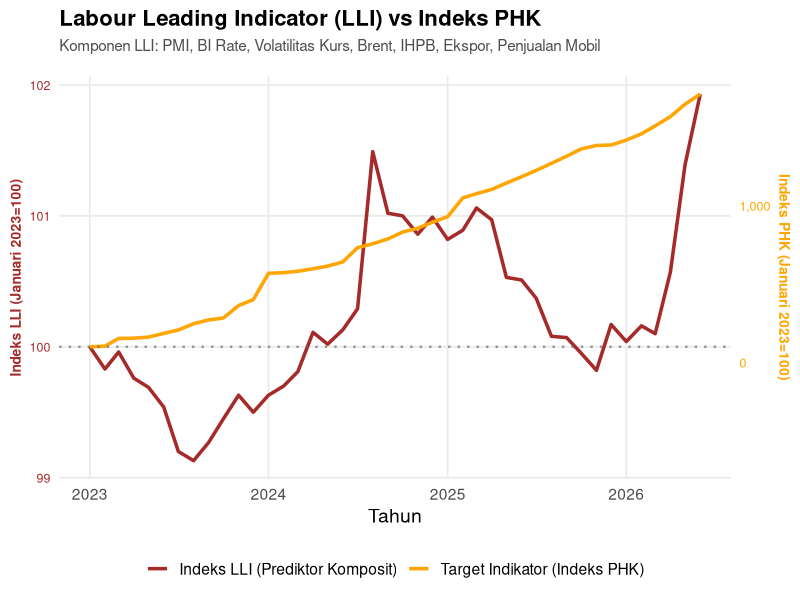
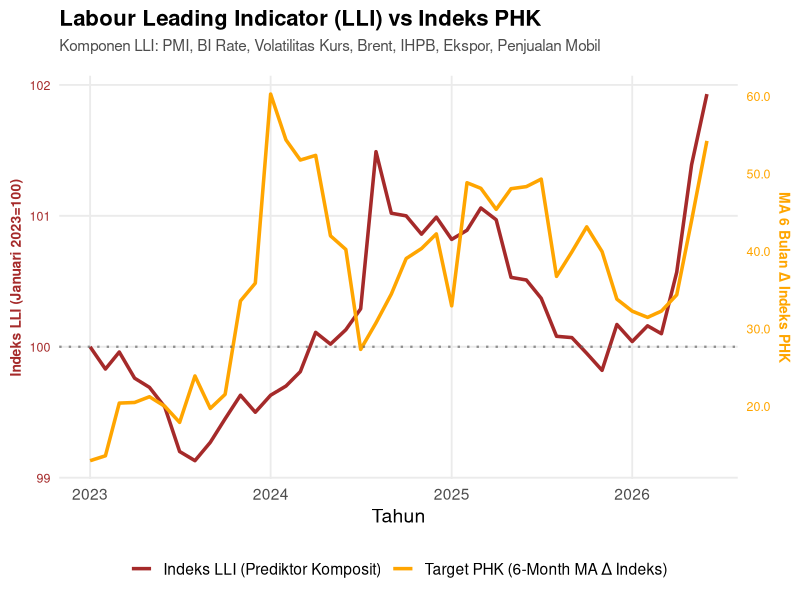

These charts were generated, in order, by the following R code:
# ==============================================================================
# PROVINCIAL & NATIONAL LABOUR LEADING ECONOMIC INDICATOR (LEI / LLI)
# Target Variable: Continuous Accumulation Index (Base: Januari 2023 = 100)
# Included Predictors: PMI, BI_Rate, Volatilitas_Kurs, Brent, IHPB, Ekspor, Penjualan_Mobil
# ==============================================================================

# ------------------------------
# 0) Libraries
# ------------------------------
library(readxl)
library(dplyr)
library(tidyr)
library(zoo)
library(lubridate)
library(ggplot2)
library(openxlsx)

# ------------------------------
# 1) Load Data & Align Columns
# ------------------------------
df_tahun <- read_excel("data_layoff.xlsx", sheet = "Tahunan")
df_bulan <- read_excel("data_layoff.xlsx", sheet = "Bulanan")

colnames(df_tahun) <- c(
  "Provinsi", "Tahun", "PHK_T", "Jml_Bekerja", "UMP", "Growth_UMP", 
  "Upah_Buruh", "Jml_TK_Industri", "PDRB_Riil", "FDI", "IHP", "IHK", 
  "Ekspor", "Impor", "NPL", "BI_Rate", "Kurs", "IKK"
)
base_pekerja <- df_tahun %>% select(Provinsi, Tahun, Jml_Bekerja)

# Penyesuaian nama kolom Sheet 'Bulanan'
colnames(df_bulan) <- c(
  "Provinsi", "Tahun", "Bulan", "PHK", "PMI", "IHK", 
  "Ekspor", "Impor", "NPL", "BI_Rate", "Kurs", "Brent", "IHPB", "Kurs_Vol", "Sales_Mobil"
)

# Penggabungan & Forward-Fill Jumlah Pekerja
df_gabungan <- df_bulan %>%
  left_join(base_pekerja, by = c("Provinsi", "Tahun")) %>%
  arrange(Provinsi, Tahun, Bulan) %>%
  group_by(Provinsi) %>%
  tidyr::fill(Jml_Bekerja, .direction = "down") %>%
  ungroup() %>%
  mutate(
    across(c(PHK, PMI, IHK, Ekspor, Impor, BI_Rate, Brent, IHPB, Kurs_Vol, Sales_Mobil), ~ as.numeric(as.character(.))),
    date = as.Date(paste(Tahun, Bulan, "01", sep = "-"))
  )

base_date <- as.Date("2023-01-01")

# ------------------------------
# 2) TCB & Standardization Helpers
# ------------------------------
fill_missing_locf <- function(x) {
  if (all(is.na(x))) return(x)
  na.locf(na.locf(x, na.rm = FALSE), fromLast = TRUE)
}

# Symmetric growth rate (untuk data tipe rasio/flow)
sym_g <- function(x) {
  denom <- x + dplyr::lag(x)
  ifelse(denom == 0 | is.na(denom), 0, 200 * (x - dplyr::lag(x)) / denom)
}

# First difference (untuk data tipe level/persentase suku bunga)
diff_g <- function(x) {
  res <- x - dplyr::lag(x)
  ifelse(is.na(res), 0, res)
}

# Agregasi Komposit weighted by std deviation (Metode The Conference Board)
composite_from_changes <- function(df_change_mat) {
  sds <- apply(df_change_mat, 2, sd, na.rm = TRUE)
  sds <- ifelse(sds == 0 | is.na(sds), 0.001, sds)
  
  # Bobot invers std deviasi agar variabel volatil tidak mendominasi
  w <- (1 / sds) / sum(1 / sds, na.rm = TRUE)
  
  mat <- as.matrix(df_change_mat)
  mat[is.na(mat)] <- 0
  
  as.numeric(mat %*% w)
}

accumulate_index_based <- function(g, dates, base_target_date) {
  g[is.na(g)] <- 0
  raw_idx <- cumprod(1 + (g / 100))
  
  pos_base <- which(dates == base_target_date)
  if (length(pos_base) == 0) {
    base_val <- raw_idx[1]
  } else {
    base_val <- raw_idx[pos_base[1]]
  }
  
  final_idx <- (raw_idx / base_val) * 100
  as.numeric(final_idx)
}

# ------------------------------
# 3) Process Loop Per Provinsi
# ------------------------------
daftar_provinsi <- unique(df_gabungan$Provinsi)
tabel_lei_provinsi <- data.frame()

for (prov in daftar_provinsi) {
  
  sub_prov <- df_gabungan %>% 
    filter(Provinsi == prov) %>%
    arrange(date) %>%
    mutate(across(c(PHK, PMI, BI_Rate, Kurs_Vol, Brent, IHPB, Ekspor, Sales_Mobil), fill_missing_locf))
  
  if (nrow(sub_prov) > 12) { # Membutuhkan > 12 observasi karena transformasi YoY
    
    # --- A. Hitung Target Continuous Accumulation Index (Indeks PHK) ---
    sub_prov <- sub_prov %>%
      mutate(
        PHK_prev = dplyr::lag(PHK),
        PHK_murni = ifelse(Bulan == 1 | is.na(PHK_prev), PHK, PHK - PHK_prev),
        PHK_murni = ifelse(PHK_murni < 0, 0, PHK_murni),
        PHK_continuous_accum = cumsum(PHK_murni),
        target_accum_rate = ifelse(is.na(Jml_Bekerja) | Jml_Bekerja == 0, 0, PHK_continuous_accum / Jml_Bekerja)
      )
    
    base_row <- sub_prov %>% filter(date == base_date)
    val_base_target <- if(nrow(base_row) > 0 && !is.na(base_row$target_accum_rate[1]) && base_row$target_accum_rate[1] > 0) {
      base_row$target_accum_rate[1]
    } else {
      pos_val <- sub_prov$target_accum_rate[sub_prov$target_accum_rate > 0]
      if(length(pos_val) > 0) pos_val[1] else 0.00001
    }
    
    target_idx <- (sub_prov$target_accum_rate / val_base_target) * 100
    
    # --- B. Transformasi Spesifik 7 Indikator Makro Terpilih ---
    sub_prov_transformed <- sub_prov %>%
      mutate(
        # 1. Level & Index Series
        c_PMI              = diff_g(PMI),
        c_BI_Rate          = diff_g(BI_Rate),
        c_Volatilitas_Kurs = diff_g(Kurs_Vol),
        c_IHPB             = diff_g((IHPB / first(IHPB)) * 100),
        
        # 2. Growth & Log-Diff Series
        c_Brent            = sym_g(c(rep(NA, 12), diff(log(Brent), lag = 12))),
        c_Ekspor           = sym_g(c(NA, diff(log(ifelse(Ekspor <= 0, 1, Ekspor))))),
        c_Penjualan_Mobil  = sym_g(c(rep(NA, 12), diff(log(ifelse(Sales_Mobil <= 0, 1, Sales_Mobil)), lag = 12)))
      )
    
    # --- C. Standardisasi Arah Dampak ke Risiko PHK (Inversion) ---
    # Pro-siklikal (PMI, Ekspor, Sales Mobil): Kenaikan -> PHK Turun (Invert sign: x -1)
    # Counter-siklikal (BI Rate, Volatilitas Kurs, Brent, IHPB): Kenaikan -> PHK Naik (Keep sign)
    
    mat_prediktor <- sub_prov_transformed %>% 
      mutate(
        c_PMI             = -1 * c_PMI,
        c_Ekspor          = -1 * c_Ekspor,
        c_Penjualan_Mobil = -1 * c_Penjualan_Mobil
      ) %>%
      select(c_PMI, c_BI_Rate, c_Volatilitas_Kurs, c_Brent, c_IHPB, c_Ekspor, c_Penjualan_Mobil)
    
    # Matriks perubahan komposit
    lei_change_raw <- composite_from_changes(mat_prediktor)
    
    # Akumulasi ke bentuk Indeks (Jan 2023 = 100)
    lei_idx <- accumulate_index_based(lei_change_raw, sub_prov_transformed$date, base_date)
    
    hasil_prov <- data.frame(
      date                 = sub_prov$date,
      Tahun                = sub_prov$Tahun,
      Bulan                = sub_prov$Bulan,
      Provinsi             = prov,
      Jumlah_Bekerja       = sub_prov$Jml_Bekerja,
      Indeks_Target_PHK    = round(target_idx, 2),
      Indeks_LEI_Labour    = round(lei_idx, 2)
    )
    
    tabel_lei_provinsi <- rbind(tabel_lei_provinsi, hasil_prov)
  }
}

# ------------------------------
# 4) Agregasi ke Level Nasional & Perhitungan MA 6-Bulan
# ------------------------------
tabel_lei_nasional <- tabel_lei_provinsi %>%
  group_by(date, Tahun, Bulan) %>%
  summarise(
    Total_Bekerja_Nasional = sum(Jumlah_Bekerja, na.rm = TRUE),
    Indeks_Target_PHK      = round(sum(Indeks_Target_PHK * Jumlah_Bekerja, na.rm = TRUE) / sum(Jumlah_Bekerja, na.rm = TRUE), 2),
    Indeks_LEI_Labour      = round(sum(Indeks_LEI_Labour * Jumlah_Bekerja, na.rm = TRUE) / sum(Jumlah_Bekerja, na.rm = TRUE), 2),
    .groups = 'drop'
  ) %>%
  arrange(date) %>%
  mutate(
    Provinsi = "NASIONAL",
    
    # Perubahan bulanan (Month-on-Month Change) dari Indeks Target PHK
    delta_indeks_phk = Indeks_Target_PHK - dplyr::lag(Indeks_Target_PHK, default = first(Indeks_Target_PHK)),
    delta_indeks_phk = ifelse(delta_indeks_phk < 0, 0, delta_indeks_phk),
    
    # 6-Month Moving Average dari Δ Indeks PHK
    phk_ma6 = round(zoo::rollmean(delta_indeks_phk, k = 6, fill = NA, align = "right"), 2)
  )

# ------------------------------
# 5) Plot s.d. Juni 2026
# ------------------------------
plot_data_nasional <- tabel_lei_nasional %>%
  filter(date >= as.Date("2023-01-01") & date <= as.Date("2026-06-01"))

max_lei     <- max(plot_data_nasional$Indeks_LEI_Labour, na.rm = TRUE)
max_target  <- max(plot_data_nasional$Indeks_Target_PHK, na.rm = TRUE)

base_lei    <- 100
base_target <- 100

scaling_factor <- ifelse((max_target - base_target) == 0, 1, (max_lei - base_lei) / (max_target - base_target))

ggplot(plot_data_nasional, aes(x = date)) +
  geom_line(aes(y = Indeks_LEI_Labour, color = "Indeks LLI (Prediktor Komposit)"), size = 1.2, linetype = "solid") +
  geom_line(aes(y = base_lei + (Indeks_Target_PHK - base_target) * scaling_factor, 
                color = "Target Indikator (Indeks PHK)"), size = 1.2, linetype = "solid") +
  geom_hline(yintercept = 100, linetype = "dotted", color = "gray40", alpha = 0.7, size = 0.8) +
  scale_y_continuous(
    name = "Indeks LLI (Januari 2023=100)",
    sec.axis = sec_axis(~ base_target + (. - base_lei) / scaling_factor, 
                        name = "Indeks PHK (Januari 2023=100)",
                        labels = scales::comma)
  ) +
  scale_x_date(date_breaks = "1 year", date_labels = "%Y") + 
  scale_color_manual(values = c(
    "Target Indikator (Indeks PHK)" = "orange",        
    "Indeks LLI (Prediktor Komposit)" = "brown"
  )) +
  labs(
    title = "Labour Leading Indicator (LLI) vs Indeks PHK",
    subtitle = "Komponen LLI: PMI, BI Rate, Volatilitas Kurs, Brent, IHPB, Ekspor, Penjualan Mobil",
    x = "Tahun", 
    color = "Komponen Indikator"
  ) +
  theme_minimal(base_size = 14) +
  theme(
    plot.title = element_text(face = "bold", size = 16, margin = margin(b = 6)),
    plot.subtitle = element_text(size = 11, color = "gray30", margin = margin(b = 15)),
    legend.position = "bottom",
    legend.title = element_blank(),
    panel.grid.minor = element_blank(),
    axis.title.y.left = element_text(color = "brown", face = "bold", size = 10),
    axis.title.y.right = element_text(color = "orange", face = "bold", size = 10),
    axis.text.y.left = element_text(color = "brown", size = 9),
    axis.text.y.right = element_text(color = "orange", size = 9),
    axis.text.x = element_text(angle = 0, hjust = 0.5) 
  )

# ------------------------------
# 6) Plot MA 6-Bulan PHK  s.d. Juni 2026
# ------------------------------
plot_data_ma6 <- tabel_lei_nasional %>%
  filter(date >= as.Date("2023-01-01") & date <= as.Date("2026-06-01"))

max_lei_ma    <- max(plot_data_ma6$Indeks_LEI_Labour, na.rm = TRUE)
min_lei_ma    <- min(plot_data_ma6$Indeks_LEI_Labour, na.rm = TRUE)

max_target_ma <- max(plot_data_ma6$phk_ma6, na.rm = TRUE)
min_target_ma <- min(plot_data_ma6$phk_ma6, na.rm = TRUE)

scaling_factor_ma <- (max_lei_ma - min_lei_ma) / ifelse((max_target_ma - min_target_ma) == 0, 1, (max_target_ma - min_target_ma))

ggplot(plot_data_ma6, aes(x = date)) +
  geom_line(aes(y = Indeks_LEI_Labour, color = "Indeks LLI (Prediktor Komposit)"), size = 1.2, linetype = "solid") +
  geom_line(aes(y = min_lei_ma + (phk_ma6 - min_target_ma) * scaling_factor_ma, 
                color = "Target PHK (6-Month MA Δ Indeks)"), size = 1.2, linetype = "solid") +
  geom_hline(yintercept = 100, linetype = "dotted", color = "gray40", alpha = 0.7, size = 0.8) +
  scale_y_continuous(
    name = "Indeks LLI (Januari 2023=100)",
    sec.axis = sec_axis(~ min_target_ma + (. - min_lei_ma) / scaling_factor_ma, 
                        name = "MA 6 Bulan Δ Indeks PHK",
                        labels = scales::comma_format(accuracy = 0.1))
  ) +
  scale_x_date(date_breaks = "1 year", date_labels = "%Y") + 
  scale_color_manual(values = c(
    "Target PHK (6-Month MA Δ Indeks)" = "orange",        
    "Indeks LLI (Prediktor Komposit)" = "brown"
  )) +
  labs(
    title = "Labour Leading Indicator (LLI) vs Indeks PHK",
    subtitle = "Komponen LLI: PMI, BI Rate, Volatilitas Kurs, Brent, IHPB, Ekspor, Penjualan Mobil",
    x = "Tahun", 
    color = "Komponen Indikator"
  ) +
  theme_minimal(base_size = 14) +
  theme(
    plot.title = element_text(face = "bold", size = 16, margin = margin(b = 6)),
    plot.subtitle = element_text(size = 11, color = "gray30", margin = margin(b = 15)),
    legend.position = "bottom",
    legend.title = element_blank(),
    panel.grid.minor = element_blank(),
    axis.title.y.left = element_text(color = "brown", face = "bold", size = 10),
    axis.title.y.right = element_text(color = "orange", face = "bold", size = 10),
    axis.text.y.left = element_text(color = "brown", size = 9),
    axis.text.y.right = element_text(color = "orange", size = 9),
    axis.text.x = element_text(angle = 0, hjust = 0.5) 
  )

# ------------------------------
# 7) EKSPOR HASIL KE EXCEL (Dipangkas s.d. Juni 2026)
# ------------------------------
export_nasional <- tabel_lei_nasional %>%
  filter(date <= as.Date("2026-06-01")) %>%
  select(date, Tahun, Bulan, Total_Bekerja_Nasional, Indeks_Target_PHK, delta_indeks_phk, phk_ma6, Indeks_LEI_Labour, Provinsi)

export_provinsi <- tabel_lei_provinsi %>%
  filter(date <= as.Date("2026-06-01"))

wb <- createWorkbook()
addWorksheet(wb, "LEI Nasional")
addWorksheet(wb, "LEI Per Provinsi")

writeDataTable(wb, "LEI Nasional", export_nasional, tableStyle = "TableStyleMedium4")
writeDataTable(wb, "LEI Per Provinsi", export_provinsi, tableStyle = "TableStyleMedium2")

setColWidths(wb, "LEI Nasional", cols = 1:ncol(export_nasional), widths = "auto")
setColWidths(wb, "LEI Per Provinsi", cols = 1:ncol(export_provinsi), widths = "auto")

saveWorkbook(wb, "Komposit_LEI_Ketenagakerjaan.xlsx", overwrite = TRUE)

# ------------------------------
# 8) CHECK FOR CORRELATION & OPTIMAL LEAD-LAG (0 - 12 BULAN)
# ------------------------------

# 1. Set max Lag (Rentang Jan 2023 s.d. Juni 2026)
max_lag <- 12

df_corr_analysis <- tabel_lei_nasional %>%
  filter(date >= as.Date("2023-01-01") & date <= as.Date("2026-06-01")) %>%
  select(date, Indeks_LEI_Labour, Indeks_Target_PHK, phk_ma6)

corr_results <- data.frame(
  Lag_Bulan = 0:max_lag,
  Korelasi_LLI_vs_Indeks_PHK_Level = NA_real_,
  Korelasi_LLI_vs_MA6_Delta_PHK   = NA_real_
)

# 2. Korelasi Pearson LLI(t) dengan Target(t + k)
# k = jumlah bulan LLI leading indikator PHK
for (k in 0:max_lag) {
  target_phk_lead <- dplyr::lead(df_corr_analysis$Indeks_Target_PHK, k)
  ma6_phk_lead    <- dplyr::lead(df_corr_analysis$phk_ma6, k)
  
  corr_results$Korelasi_LLI_vs_Indeks_PHK_Level[k + 1] <- cor(
    df_corr_analysis$Indeks_LEI_Labour, 
    target_phk_lead, 
    use = "complete.obs"
  )
  
  corr_results$Korelasi_LLI_vs_MA6_Delta_PHK[k + 1] <- cor(
    df_corr_analysis$Indeks_LEI_Labour, 
    ma6_phk_lead, 
    use = "complete.obs"
  )
}

# Hasil Korelasi
corr_results <- corr_results %>%
  mutate(
    Korelasi_LLI_vs_Indeks_PHK_Level = round(Korelasi_LLI_vs_Indeks_PHK_Level, 4),
    Korelasi_LLI_vs_MA6_Delta_PHK    = round(Korelasi_LLI_vs_MA6_Delta_PHK, 4)
  )

# 3. Identifikasi Peak Lag (Korelasi Maksimum)
opt_lag_level  <- corr_results$Lag_Bulan[which.max(corr_results$Korelasi_LLI_vs_Indeks_PHK_Level)]
max_corr_level <- max(corr_results$Korelasi_LLI_vs_Indeks_PHK_Level, na.rm = TRUE)

opt_lag_ma6    <- corr_results$Lag_Bulan[which.max(corr_results$Korelasi_LLI_vs_MA6_Delta_PHK)]
max_corr_ma6    <- max(corr_results$Korelasi_LLI_vs_MA6_Delta_PHK, na.rm = TRUE)

# 4. Print Summary
cat("\n======================================================================\n")
cat("  RINGKASAN ANALISIS CROSS CORRELATION (LEAD-LAG LLI VS INDIKATOR PHK)\n")
cat("======================================================================\n")
cat(sprintf("1. LLI vs Indeks Target PHK (Level):\n"))
cat(sprintf("   - Korelasi Max : %.4f\n", max_corr_level))
cat(sprintf("   - Optimal Lag           : LLI lead %d Bulan di depan\n\n", opt_lag_level))

cat(sprintf("2. LLI vs MA-6 Bulan Δ Indeks PHK:\n"))
cat(sprintf("   - Korelasi Max : %.4f\n", max_corr_ma6))
cat(sprintf("   - Optimal Lag           : LLI lead %d Bulan di depan\n", opt_lag_ma6))
cat("======================================================================\n\n")

print(corr_results)
